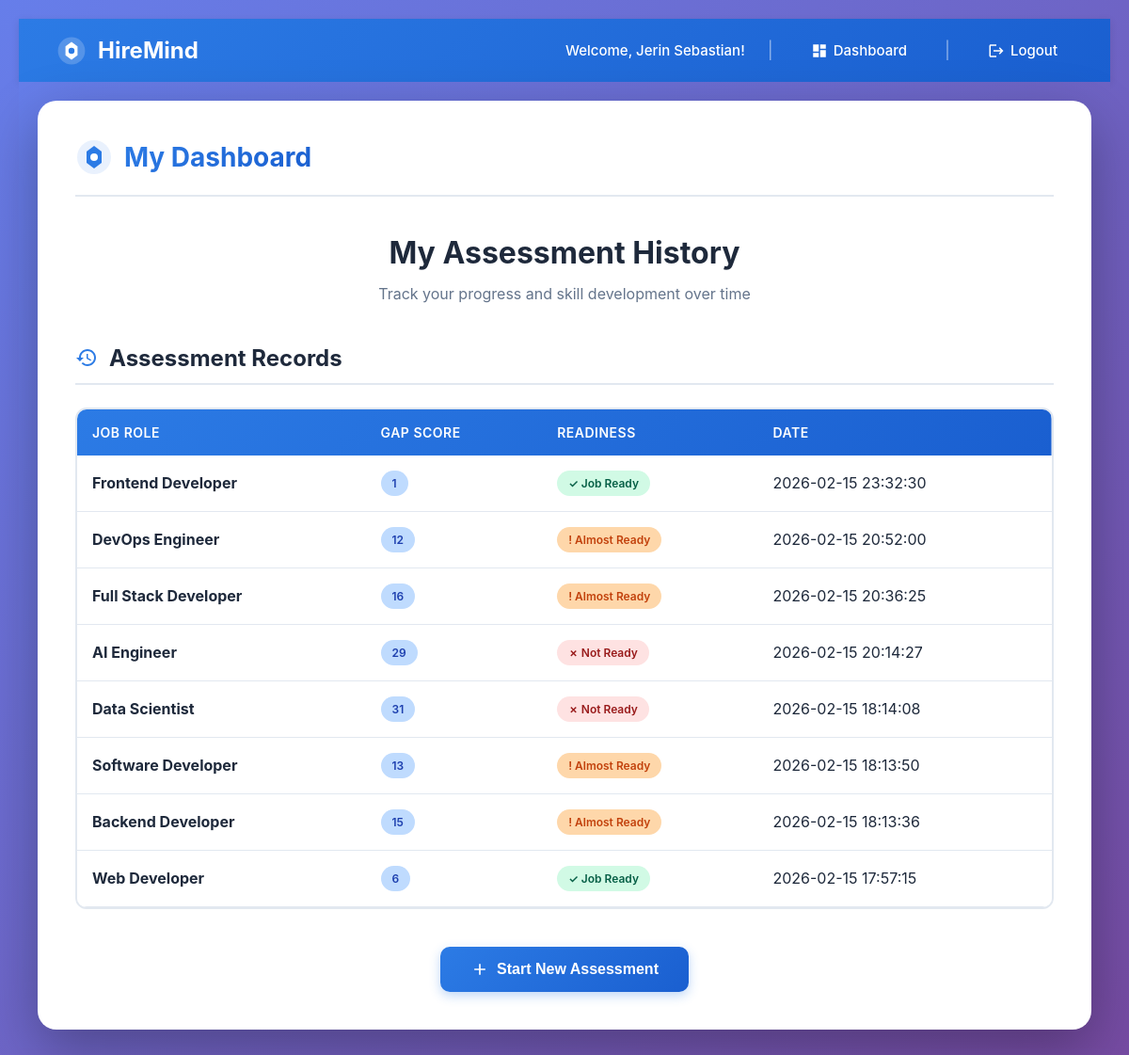
/dashboard (signed in), run on the app's committed database.
### tables this page shows
CREATE TABLE assessments (
            id INTEGER PRIMARY KEY AUTOINCREMENT,
            user_id INTEGER,
            job_role TEXT,
            total_gap INTEGER,
            readiness TEXT,
            created_at TEXT,
            FOREIGN KEY (user_id) REFERENCES users(id)
        );

### app.py (the view)
@app.route('/dashboard')
def dashboard():
    if 'user_id' not in session:
        return redirect(url_for('login'))
    conn = sqlite3.connect("hiremind.db")
    cursor = conn.cursor()
    cursor.execute("""
        SELECT id, job_role, total_gap, readiness, created_at
        FROM assessments
        WHERE user_id = ?
        ORDER BY created_at DESC
    """, (session['user_id'],))
    assessments = cursor.fetchall()
    conn.close()
    return render_template('dashboard.html', assessments=assessments)

### templates/dashboard.html (shortened to what this page needs)
{% extends "base.html" %}
{% block content %}
<head>
    <link rel="stylesheet" href="{{ url_for('static', filename='style.css') }}">
</head>
<div style="padding: 20px;">
    <div class="container">
        <div class="header">
            <div class="logo">
                <svg width="40" height="40" viewBox="0 0 40 40" fill="none">
                    <circle cx="20" cy="20" r="18" fill="#2C7BE5" opacity="0.1"/>
                    <path d="M20 8L28 14V26L20 32L12 26V14L20 8Z" fill="#2C7BE5"/>
                    <circle cx="20" cy="20" r="4" fill="white"/>
                </svg>
                <h1>My Dashboard</h1>
            </div>
        </div>
        <div class="content-header">
            <h2>My Assessment History</h2>
            <p class="subtitle">Track your progress and skill development over time</p>
        </div>
        {% if assessments %}
        <div class="section">
            <h3 class="section-title">
                <svg width="24" height="24" viewBox="0 0 24 24" fill="currentColor">
                    <path d="M13 3c-4.97 0-9 4.03-9 9H1l3.89 3.89.07.14L9 12H6c0-3.87 3.13-7 7-7s7 3.13 7 7-3.13 7-7 7c-1.93 0-3.68-.79-4.94-2.06l-1.42 1.42C8.27 19.99 10.51 21 13 21c4.97 0 9-4.03 9-9s-4.03-9-9-9zm-1 5v5l4.28 2.54.72-1.21-3.5-2.08V8H12z"/>
                </svg>
                Assessment Records
            </h3>
            <div class="table-container">
                <table class="modern-table">
                    <thead>
                        <tr>
                            <th>Job Role</th>
                            <th>Gap Score</th>
                            <th>Readiness</th>
                            <th>Date</th>
                        </tr>
                    </thead>
                    <tbody>
                        {% for a in assessments %}
                        <tr>
                            <td><strong>{{ a[1] }}</strong></td>
                            <td><span class="level-badge level-2">{{ a[2] }}</span></td>
                            <td>
                                <span class="status-badge {% if 'Job Ready' in a[3] %}status-Strong{% elif 'Almost' in a[3] %}status-Weak{% else %}status-Missing{% endif %}">
                                    {% if 'Job Ready' in a[3] %}✓
                                    {% elif 'Almost' in a[3] %}!
                                    {% else %}✗
                                    {% endif %}
                                    {{ a[3] }}
                                </span>
                            </td>
                            <td>{{ a[4] }}</td>
                        </tr>
                        {% endfor %}
                    </tbody>
                </table>
            </div>
        </div>
        {% endif %}
        <div class="button-container">
            <button onclick="window.location.href='/'" class="btn-primary">
                <svg width="20" height="20" viewBox="0 0 24 24" fill="currentColor">
                    <path d="M19 13h-6v6h-2v-6H5v-2h6V5h2v6h6v2z"/>
                </svg>
                Start New Assessment
            </button>
        </div>
    </div>
</div>
{% endblock %}

### static/style.css (style rules this page uses)
* { margin: 0; padding: 0; box-sizing: border-box; }
body { font-family: -apple-system, BlinkMacSystemFont, 'Segoe UI', 'Roboto', 'Oxygen', 'Ubuntu', 'Cantarell', sans-serif; background: linear-gradient(135deg, #667eea 0%, #764ba2 100%); min-height: 100vh; padding: 20px; color: #1e293b; }
.container { max-width: 1200px; margin: 0 auto; background: #ffffff; padding: 40px; border-radius: 20px; box-shadow: 0 20px 60px rgba(0, 0, 0, 0.3); animation: slideIn 0.6s ease-out; }
.header { display: flex; justify-content: space-between; align-items: center; margin-bottom: 40px; padding-bottom: 20px; border-bottom: 2px solid #e2e8f0; }
.logo { display: flex; align-items: center; gap: 12px; }
.logo h1 { font-size: 28px; font-weight: 700; background: linear-gradient(135deg, #2C7BE5 0%, #1a5fd0 100%); -webkit-background-clip: text; -webkit-text-fill-color: transparent; background-clip: text; }
.content-header { text-align: center; margin-bottom: 40px; }
.content-header h2 { font-size: 32px; color: #1e293b; margin-bottom: 12px; font-weight: 700; }
.subtitle { color: #64748b; font-size: 16px; line-height: 1.6; max-width: 600px; margin: 0 auto; }
.level-2 { background: #3b82f6; }
.section { margin-bottom: 40px; }
.section-title { display: flex; align-items: center; gap: 12px; font-size: 24px; color: #1e293b; font-weight: 700; margin-bottom: 24px; padding-bottom: 12px; border-bottom: 2px solid #e2e8f0; }
.section-title svg { color: #2C7BE5; }
.table-container { overflow-x: auto; border-radius: 12px; border: 2px solid #e2e8f0; }
.modern-table { width: 100%; border-collapse: collapse; background: white; }
.modern-table thead { background: linear-gradient(135deg, #2C7BE5 0%, #1a5fd0 100%); }
.modern-table th { padding: 16px; text-align: left; color: white; font-weight: 600; font-size: 14px; text-transform: uppercase; letter-spacing: 0.5px; }
.modern-table td { padding: 16px; border-bottom: 1px solid #e2e8f0; }
.level-badge { display: inline-block; padding: 6px 12px; border-radius: 20px; font-size: 12px; font-weight: 600; }
.level-badge.level-2 { background: #bfdbfe; color: #1e40af; }
.status-badge { display: inline-flex; align-items: center; gap: 6px; padding: 6px 12px; border-radius: 20px; font-size: 12px; font-weight: 600; }
.status-Strong { background: #d1fae5; color: #065f46; }
.status-Weak { background: #fed7aa; color: #c2410c; }
.status-Missing { background: #fee2e2; color: #991b1b; }
.button-container { display: flex; justify-content: center; gap: 16px; margin-top: 40px; }
button, .btn-primary, .btn-secondary { padding: 14px 32px; border: none; border-radius: 10px; font-size: 16px; font-weight: 600; cursor: pointer; transition: all 0.3s ease; display: inline-flex; align-items: center; gap: 8px; }
.btn-primary, button[type="submit"] { background: linear-gradient(135deg, #2C7BE5 0%, #1a5fd0 100%); color: white; box-shadow: 0 4px 12px rgba(44, 123, 229, 0.3); }

### templates/base.html (style rules this page uses)
body { margin: 0; padding: 0; }

### data on the page
assessments: job_role "Frontend Developer", total_gap "1", readiness "Job Ready", created_at "2026-02-15 23:32:30"
assessments: job_role "DevOps Engineer", total_gap "12", readiness "Almost Ready", created_at "2026-02-15 20:52:00"
assessments: job_role "Full Stack Developer", total_gap "16", readiness "Almost Ready", created_at "2026-02-15 20:36:25"
assessments: job_role "AI Engineer", total_gap "29", readiness "Not Ready", created_at "2026-02-15 20:14:27"
assessments: job_role "Data Scientist", total_gap "31", readiness "Not Ready", created_at "2026-02-15 18:14:08"
assessments: job_role "Software Developer", total_gap "13", readiness "Almost Ready", created_at "2026-02-15 18:13:50"
assessments: job_role "Backend Developer", total_gap "15", readiness "Almost Ready", created_at "2026-02-15 18:13:36"
assessments: job_role "Web Developer", total_gap "6", readiness "Job Ready", created_at "2026-02-15 17:57:15"

### other printed values
{{ session['username'] }} "Jerin Sebastian"
